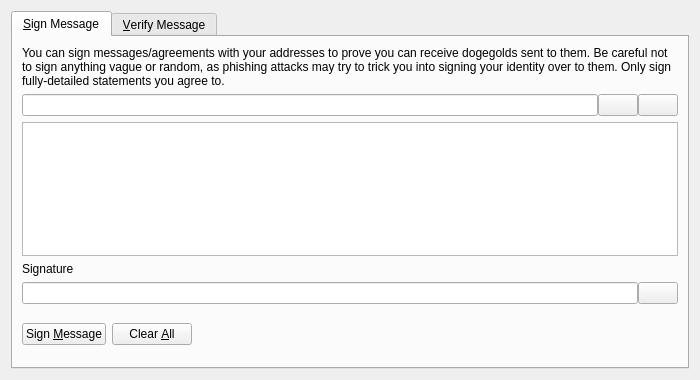
<?xml version="1.0" encoding="UTF-8"?>
<ui version="4.0">
 <class>SignVerifyMessageDialog</class>
 <widget class="QDialog" name="SignVerifyMessageDialog">
  <property name="geometry">
   <rect>
    <x>0</x>
    <y>0</y>
    <width>700</width>
    <height>380</height>
   </rect>
  </property>
  <property name="windowTitle">
   <string>Signatures - Sign / Verify a Message</string>
  </property>
  <property name="modal">
   <bool>true</bool>
  </property>
  <layout class="QVBoxLayout" name="verticalLayout">
   <item>
    <widget class="QTabWidget" name="tabWidget">
     <property name="currentIndex">
      <number>0</number>
     </property>
     <widget class="QWidget" name="tabSignMessage">
      <attribute name="title">
       <string>&amp;Sign Message</string>
      </attribute>
      <layout class="QVBoxLayout" name="verticalLayout_SM">
       <item>
        <widget class="QLabel" name="infoLabel_SM">
         <property name="text">
          <string>You can sign messages/agreements with your addresses to prove you can receive dogegolds sent to them. Be careful not to sign anything vague or random, as phishing attacks may try to trick you into signing your identity over to them. Only sign fully-detailed statements you agree to.</string>
         </property>
         <property name="textFormat">
          <enum>Qt::PlainText</enum>
         </property>
         <property name="wordWrap">
          <bool>true</bool>
         </property>
        </widget>
       </item>
       <item>
        <layout class="QHBoxLayout" name="horizontalLayout_1_SM">
         <property name="spacing">
          <number>0</number>
         </property>
         <item>
          <widget class="QValidatedLineEdit" name="addressIn_SM">
           <property name="toolTip">
            <string>The Dogegold address to sign the message with</string>
           </property>
          </widget>
         </item>
         <item>
          <widget class="QPushButton" name="addressBookButton_SM">
           <property name="toolTip">
            <string>Choose previously used address</string>
           </property>
           <property name="text">
            <string/>
           </property>
           <property name="icon">
            <iconset resource="../bitcoin.qrc">
             <normaloff>:/icons/address-book</normaloff>:/icons/address-book</iconset>
           </property>
           <property name="shortcut">
            <string>Alt+A</string>
           </property>
           <property name="autoDefault">
            <bool>false</bool>
           </property>
          </widget>
         </item>
         <item>
          <widget class="QPushButton" name="pasteButton_SM">
           <property name="toolTip">
            <string>Paste address from clipboard</string>
           </property>
           <property name="text">
            <string/>
           </property>
           <property name="icon">
            <iconset resource="../bitcoin.qrc">
             <normaloff>:/icons/editpaste</normaloff>:/icons/editpaste</iconset>
           </property>
           <property name="shortcut">
            <string>Alt+P</string>
           </property>
           <property name="autoDefault">
            <bool>false</bool>
           </property>
          </widget>
         </item>
        </layout>
       </item>
       <item>
        <widget class="QPlainTextEdit" name="messageIn_SM">
         <property name="toolTip">
          <string>Enter the message you want to sign here</string>
         </property>
        </widget>
       </item>
       <item>
        <widget class="QLabel" name="signatureLabel_SM">
         <property name="text">
          <string>Signature</string>
         </property>
         <property name="textFormat">
          <enum>Qt::PlainText</enum>
         </property>
        </widget>
       </item>
       <item>
        <layout class="QHBoxLayout" name="horizontalLayout_2_SM">
         <property name="spacing">
          <number>0</number>
         </property>
         <item>
          <widget class="QLineEdit" name="signatureOut_SM">
           <property name="font">
            <font>
             <italic>true</italic>
            </font>
           </property>
           <property name="readOnly">
            <bool>true</bool>
           </property>
          </widget>
         </item>
         <item>
          <widget class="QPushButton" name="copySignatureButton_SM">
           <property name="toolTip">
            <string>Copy the current signature to the system clipboard</string>
           </property>
           <property name="text">
            <string/>
           </property>
           <property name="icon">
            <iconset resource="../bitcoin.qrc">
             <normaloff>:/icons/editcopy</normaloff>:/icons/editcopy</iconset>
           </property>
           <property name="autoDefault">
            <bool>false</bool>
           </property>
          </widget>
         </item>
        </layout>
       </item>
       <item>
        <layout class="QHBoxLayout" name="horizontalLayout_3_SM">
         <item>
          <widget class="QPushButton" name="signMessageButton_SM">
           <property name="toolTip">
            <string>Sign the message to prove you own this Dogegold address</string>
           </property>
           <property name="text">
            <string>Sign &amp;Message</string>
           </property>
           <property name="icon">
            <iconset resource="../bitcoin.qrc">
             <normaloff>:/icons/edit</normaloff>:/icons/edit</iconset>
           </property>
           <property name="autoDefault">
            <bool>false</bool>
           </property>
          </widget>
         </item>
         <item>
          <widget class="QPushButton" name="clearButton_SM">
           <property name="toolTip">
            <string>Reset all sign message fields</string>
           </property>
           <property name="text">
            <string>Clear &amp;All</string>
           </property>
           <property name="icon">
            <iconset resource="../bitcoin.qrc">
             <normaloff>:/icons/remove</normaloff>:/icons/remove</iconset>
           </property>
           <property name="autoDefault">
            <bool>false</bool>
           </property>
          </widget>
         </item>
         <item>
          <spacer name="horizontalSpacer_1_SM">
           <property name="orientation">
            <enum>Qt::Horizontal</enum>
           </property>
           <property name="sizeHint" stdset="0">
            <size>
             <width>40</width>
             <height>48</height>
            </size>
           </property>
          </spacer>
         </item>
         <item>
          <widget class="QLabel" name="statusLabel_SM">
           <property name="font">
            <font>
             <weight>75</weight>
             <bold>true</bold>
            </font>
           </property>
           <property name="text">
            <string/>
           </property>
           <property name="wordWrap">
            <bool>true</bool>
           </property>
          </widget>
         </item>
         <item>
          <spacer name="horizontalSpacer_2_SM">
           <property name="orientation">
            <enum>Qt::Horizontal</enum>
           </property>
           <property name="sizeHint" stdset="0">
            <size>
             <width>40</width>
             <height>48</height>
            </size>
           </property>
          </spacer>
         </item>
        </layout>
       </item>
      </layout>
     </widget>
     <widget class="QWidget" name="tabVerifyMessage">
      <attribute name="title">
       <string>&amp;Verify Message</string>
      </attribute>
      <layout class="QVBoxLayout" name="verticalLayout_VM">
       <item>
        <widget class="QLabel" name="infoLabel_VM">
         <property name="text">
          <string>Enter the receiver's address, message (ensure you copy line breaks, spaces, tabs, etc. exactly) and signature below to verify the message. Be careful not to read more into the signature than what is in the signed message itself, to avoid being tricked by a man-in-the-middle attack. Note that this only proves the signing party receives with the address, it cannot prove sendership of any transaction!</string>
         </property>
         <property name="textFormat">
          <enum>Qt::PlainText</enum>
         </property>
         <property name="alignment">
          <set>Qt::AlignLeading|Qt::AlignLeft|Qt::AlignTop</set>
         </property>
         <property name="wordWrap">
          <bool>true</bool>
         </property>
        </widget>
       </item>
       <item>
        <layout class="QHBoxLayout" name="horizontalLayout_1_VM">
         <property name="spacing">
          <number>0</number>
         </property>
         <item>
          <widget class="QValidatedLineEdit" name="addressIn_VM">
           <property name="toolTip">
            <string>The Dogegold address the message was signed with</string>
           </property>
          </widget>
         </item>
         <item>
          <widget class="QPushButton" name="addressBookButton_VM">
           <property name="toolTip">
            <string>Choose previously used address</string>
           </property>
           <property name="text">
            <string/>
           </property>
           <property name="icon">
            <iconset resource="../bitcoin.qrc">
             <normaloff>:/icons/address-book</normaloff>:/icons/address-book</iconset>
           </property>
           <property name="shortcut">
            <string>Alt+A</string>
           </property>
           <property name="autoDefault">
            <bool>false</bool>
           </property>
          </widget>
         </item>
        </layout>
       </item>
       <item>
        <widget class="QPlainTextEdit" name="messageIn_VM"/>
       </item>
       <item>
        <widget class="QValidatedLineEdit" name="signatureIn_VM"/>
       </item>
       <item>
        <layout class="QHBoxLayout" name="horizontalLayout_2_VM">
         <item>
          <widget class="QPushButton" name="verifyMessageButton_VM">
           <property name="toolTip">
            <string>Verify the message to ensure it was signed with the specified Dogegold address</string>
           </property>
           <property name="text">
            <string>Verify &amp;Message</string>
           </property>
           <property name="icon">
            <iconset resource="../bitcoin.qrc">
             <normaloff>:/icons/transaction_0</normaloff>:/icons/transaction_0</iconset>
           </property>
           <property name="autoDefault">
            <bool>false</bool>
           </property>
          </widget>
         </item>
         <item>
          <widget class="QPushButton" name="clearButton_VM">
           <property name="toolTip">
            <string>Reset all verify message fields</string>
           </property>
           <property name="text">
            <string>Clear &amp;All</string>
           </property>
           <property name="icon">
            <iconset resource="../bitcoin.qrc">
             <normaloff>:/icons/remove</normaloff>:/icons/remove</iconset>
           </property>
           <property name="autoDefault">
            <bool>false</bool>
           </property>
          </widget>
         </item>
         <item>
          <spacer name="horizontalSpacer_1_VM">
           <property name="orientation">
            <enum>Qt::Horizontal</enum>
           </property>
           <property name="sizeHint" stdset="0">
            <size>
             <width>40</width>
             <height>48</height>
            </size>
           </property>
          </spacer>
         </item>
         <item>
          <widget class="QLabel" name="statusLabel_VM">
           <property name="font">
            <font>
             <weight>75</weight>
             <bold>true</bold>
            </font>
           </property>
           <property name="text">
            <string/>
           </property>
           <property name="wordWrap">
            <bool>true</bool>
           </property>
          </widget>
         </item>
         <item>
          <spacer name="horizontalSpacer_2_VM">
           <property name="orientation">
            <enum>Qt::Horizontal</enum>
           </property>
           <property name="sizeHint" stdset="0">
            <size>
             <width>40</width>
             <height>48</height>
            </size>
           </property>
          </spacer>
         </item>
        </layout>
       </item>
      </layout>
     </widget>
    </widget>
   </item>
  </layout>
 </widget>
 <customwidgets>
  <customwidget>
   <class>QValidatedLineEdit</class>
   <extends>QLineEdit</extends>
   <header>qvalidatedlineedit.h</header>
  </customwidget>
 </customwidgets>
 <resources>
  <include location="../bitcoin.qrc"/>
 </resources>
 <connections/>
</ui>
